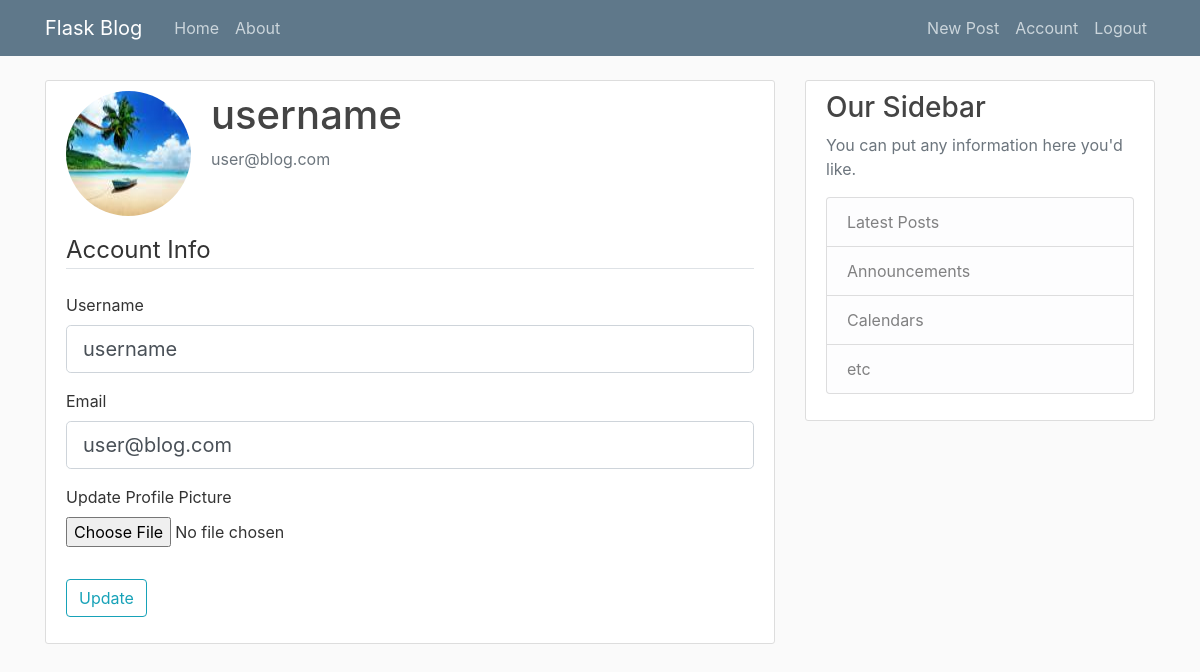
Page /account (signed in) on the committed database.
### flaskblog/models.py (models this page shows, shortened)
class User(db.Model, UserMixin):
    id = db.Column(db.Integer, primary_key=True)
    username = db.Column(db.String(20), unique=True, nullable=False)
    email = db.Column(db.String(120), unique=True, nullable=False)
    image_file = db.Column(db.String(20), nullable=False, default="default.jpg")
    password = db.Column(db.String(60), nullable=False)
    posts = db.relationship("Post", backref="author", lazy=True)

### flaskblog/routes.py (the view)
@app.route("/account", methods=["GET", "POST"])
@login_required
def account():
    form = UpdateAccountForm()
    if form.validate_on_submit():
        if form.picture.data:
            picture_file = save_picture(form.picture.data)
            current_user.image_file = picture_file
        current_user.username = form.username.data
        current_user.email = form.email.data
        db.session.commit()
        flash("Your account has been updated!", "success")
        return redirect(url_for("account"))
    elif request.method == "GET":
        form.username.data = current_user.username
        form.email.data = current_user.email
    image_file = url_for("static", filename="profile_pics/" + current_user.image_file)
    return render_template(
        "account.html", title="Account", image_file=image_file, form=form
    )

### flaskblog/form.py (shortened to what this page needs)
class UpdateAccountForm(FlaskForm):
    username = StringField(
        "Username", validators=[DataRequired(), Length(min=2, max=20)]
    )
    email = StringField("Email", validators=[DataRequired(), Email()])
    picture = FileField(
        "Update Profile Picture", validators=[FileAllowed(["jpg", "png"])]
    )
    submit = SubmitField("Update")

### flaskblog/models.py (called while the page is built)
@login_manger.user_loader
def load_user(user_id):
    return User.query.get(int(user_id))

### flaskblog/templates/account.html (shortened to what this page needs)
{%extends "layout.html"%}
{%block body%}
<div class="content-section">
    <div class="media">
      <img class="rounded-circle account-img" src="{{ image_file }}">
      <div class="media-body">
        <h2 class="account-heading">{{ current_user.username }}</h2>
        <p class="text-secondary">{{ current_user.email }}</p>
      </div>
    </div>
      <form method="POST" action="" enctype="multipart/form-data">
          <fieldset class="form-group">
              <legend class="border-bottom mb-4">Account Info</legend>
              <div class="form-group">
                  {{ form.username.label(class="form-control-label") }}
                  {% if form.username.errors %}
                      {{ form.username(class="form-control form-control-lg is-invalid") }}
                      <div class="invalid-feedback">
                          {% for error in form.username.errors %}
                              <span>{{ error }}</span>
                          {% endfor %}
                      </div>
                  {% else %}
                      {{ form.username(class="form-control form-control-lg") }}
                  {% endif %}
              </div>
              <div class="form-group">
                  {{ form.email.label(class="form-control-label") }}
                  {% if form.email.errors %}
                      {{ form.email(class="form-control form-control-lg is-invalid") }}
                      <div class="invalid-feedback">
                          {% for error in form.email.errors %}
                              <span>{{ error }}</span>
                          {% endfor %}
                      </div>
                  {% else %}
                      {{ form.email(class="form-control form-control-lg") }}
                  {% endif %}
              </div>
              <div class="form-group">
                  {{ form.picture.label() }}
                  {{ form.picture(class="form-control-file") }}
              </div>
          </fieldset>
          <div class="form-group">
              {{ form.submit(class="btn btn-outline-info") }}
          </div>
      </form>
  </div>
{%endblock%}

### flaskblog/static/main.css (style rules this page uses)
body { background: #fafafa; color: #333333; margin-top: 5rem; }
h1, h2, h3, h4, h5, h6 { color: #444444; }
.content-section { background: #ffffff; padding: 10px 20px; border: 1px solid #dddddd; border-radius: 3px; margin-bottom: 20px; }
.account-img { height: 125px; width: 125px; margin-right: 20px; margin-bottom: 16px; }
.account-heading { font-size: 2.5rem; }

### rows in the picture
User: username "username", email "user@blog.com", username.label "Username"
